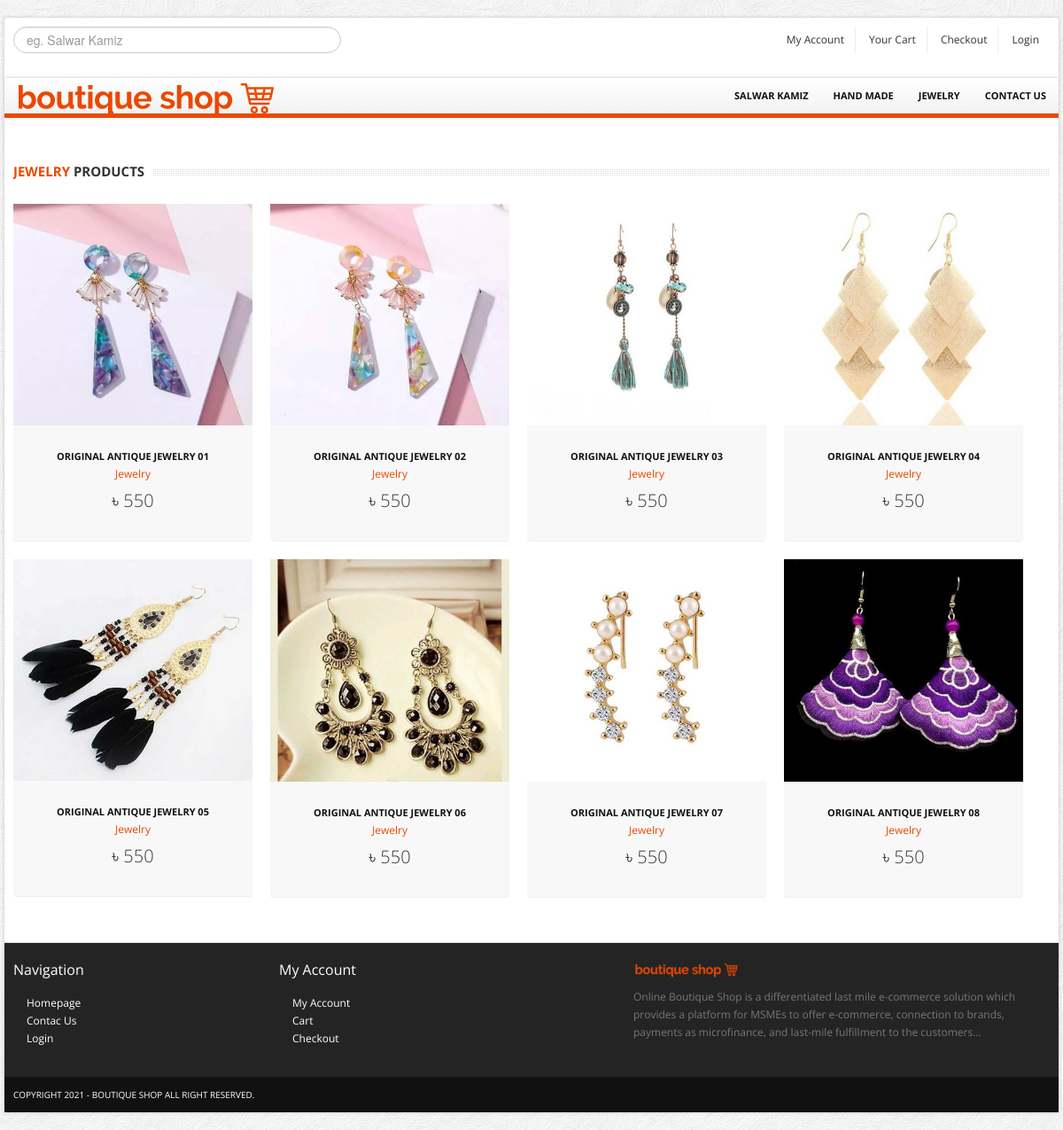
Screenshot of /jewelry.php with the database file from the repository.
### tables this page shows
CREATE TABLE `product` (
  `id` int(11) NOT NULL,
  `name` varchar(100) NOT NULL,
  `description` text NOT NULL,
  `price` varchar(10) NOT NULL,
  `category` varchar(20) NOT NULL,
  `photo` text NOT NULL
);

### jewelry.php (the view, shortened to what this page needs)
<?php
	include 'db.php';
    $query              = "SELECT * FROM product WHERE category='Jewelry'";
    $stmt               = $db->prepare($query);
    $result             = $stmt->execute();
?><!DOCTYPE html>
<html lang="en">
	<head>
		<link href="bootstrap/css/bootstrap.min.css" rel="stylesheet">
		<link href="bootstrap/css/bootstrap-responsive.min.css" rel="stylesheet">
		<link href="themes/css/bootstrappage.css" rel="stylesheet"/>
		<link href="themes/css/flexslider.css" rel="stylesheet"/>
		<link href="themes/css/main.css" rel="stylesheet"/>
	</head>
    <body>
		<div id="top-bar" class="container">
			<div class="row">
				<div class="span4" style="color: #000;">
					<form method="get" action="search.php">
						<input type="text" name="search" class="input-block-level search-query" Placeholder="eg. Salwar Kamiz">
					</form>
				</div>
				<div class="span8">
					<div class="account pull-right">
						<ul class="user-menu">
							<li><a href="profile.php">My Account</a></li>
							<li><a href="cart.php">Your Cart</a></li>
							<li><a href="checkout.php">Checkout</a></li>
							<li><a href="register.php">Login</a></li>
						</ul>
					</div>
				</div>
			</div>
		</div>
		<div id="wrapper" class="container">
			<section class="navbar main-menu">
				<div class="navbar-inner main-menu">
					<a href="index.php" class="logo pull-left"><img src="themes/images/logo.png" class="site_logo" alt=""></a>
					<nav id="menu" class="pull-right">
						<ul>
							<li><a href="salwar_kamiz.php">Salwar Kamiz</a></li>
							<li><a href="hand_made.php">Hand Made</a></li>
							<li><a href="jewelry.php">Jewelry</a></li>
							<li><a href="contact.php">Contact Us</a></li>
						</ul>
					</nav>
				</div>
			</section>
			<br><br>
			<section class="main-content">
				<div class="row">
					<div class="span12">
						<div class="row">
							<div class="span12">
								<h4 class="title">
									<span class="pull-left"><span class="text"><span class="line"><strong>Jewelry</strong> Products</span></span></span>
								</h4>
								<div class="myCarousel carousel slide">
									<div class="carousel-inner">
										<div class="active item">
											<ul class="thumbnails">									<?php while($row  = $stmt->fetch()){?>
												<li class="span3">
													<div class="product-box">
														<span class="sale_tag"></span>
														<p><a href="product_details.php?pid=<?php echo $row['id'];?>"><img src="admin/assets/product-image/<?php echo $row['photo'];?>" alt="" /></a></p>
														<a href="product_details.php?pid=<?php echo $row['id'];?>" class="title"><?php echo $row['name'];?></a><br/>
														<a href="product_details.php?pid=<?php echo $row['id'];?>" class="category"><?php echo $row['category'];?></a>
														<p class="price">৳ <?php echo $row['price'];?></p>
													</div>
												</li>
												<?php } ?>
											</ul>
										</div>
									</div>
								</div>
							</div>
						</div>
					</div>
				</div>
			</section>
			<section id="footer-bar">
				<div class="row">
					<div class="span3">
						<h4>Navigation</h4>
						<ul class="nav">
							<li><a href="index.php">Homepage</a></li>
							<li><a href="contact.php">Contac Us</a></li>
							<li><a href="register.php">Login</a></li>
						</ul>
					</div>
					<div class="span4">
						<h4>My Account</h4>
						<ul class="nav">
							<li><a href="profile.php">My Account</a></li>
							<li><a href="cart.php">Cart</a></li>
							<li><a href="checkout.php">Checkout</a></li>
						</ul>
					</div>
					<div class="span5">
						<p class="logo"><img src="themes/images/logo.png" class="site_logo" alt=""></p>
						<p>Online Boutique Shop is a differentiated last mile e-commerce solution which provides a platform for MSMEs to offer e-commerce, connection to brands, payments as microfinance, and last-mile fulfillment to the customers...</p>
						<br/>
					</div>
				</div>
			</section>
			<section id="copyright">
				<span>Copyright 2021 - Boutique Shop  All right reserved.</span>
			</section>
		</div>
    </body>
</html>

### themes/css/main.css (style rules this page uses)
body { font-size: 12px; font-family: 'Open Sans', arial, tahoma, sans-serif; background:url(../images/bg.png) repeat 0 0 fixed; }
label, input, button, select, textarea { font-size: 12px; }
ul li a,a { color:#333; outline:0; -webkit-transition: all 0.2s linear; -moz-transition: all 0.2s linear; -o-transition: all 0.2s linear; -ms-transition: all 0.2s linear; transition: all 0.2s linear; }
a { color:#eb4800; }
.myCarousel.carousel { margin-bottom:0; }
#wrapper,#top-bar { background: #fff; margin: 20px auto 20px auto; box-shadow: 0px 0px 4px 0px rgba(0, 0, 0, 0.2); -moz-box-shadow: 0px 0px 4px 0px rgba(0, 0, 0, 0.2); -webkit-box-shadow: 0px 0px 4px 0px rgba(0, 0, 0, 0.2); padding:0px 10px; }
section.homepage-slider, section.navbar, section.google_map, section#footer-bar, section#copyright { margin-left: -10px; margin-right: -10px; }
#top-bar { background-color:#fff; padding:10px; margin: 20px auto -22px auto; -webkit-border-radius: 4px; -moz-border-radius: 4px; border-radius: 4px; }
#top-bar .user-menu { margin: 0; padding: 0; list-style: none; }
#top-bar .user-menu li { display: inline-block; *display: inline; zoom: 1; border-right: 1px solid #eee; padding: 5px 12px; }
#top-bar .user-menu li:last-child { border-right:0; }
section#footer-bar, section#copyright { padding:10px 10px; }
section#footer-bar { margin-top:20px; padding-top:10px; background-color:#242424; border-top:1px solid #ddd; color:#777; }
section#footer-bar p.logo { margin-top:10px; width:120px; }
section#footer-bar a { text-indent:15px; color:#fff; }
section#footer-bar .nav a { background: url(../images/trigger_right.png) no-repeat 5px 7px; }
section#footer-bar h4 { padding: 0; font-size: 16px; color: #fff; font-weight:normal; margin: 10px 0 18px; }
section#copyright { background-color:#111111; color:#fff; font-size:10px; text-transform:uppercase; }
section.navbar { margin-bottom:0; }
.navbar-inner.main-menu { height: 40px; padding-left:10px; padding-right:0; border-right: 0; border-left: 0; border-top: 0; border-bottom:5px solid #eb4800; -webkit-border-radius: 0; -moz-border-radius: 0; border-radius: 0; filter: none; }
.navbar-inner.main-menu a.logo { position:absolute; }
#menu > ul { display: block; margin-left:0; }
#menu > ul > li { list-style: none; float: left; position: relative; margin-right: 0px; }
#menu > ul > li > a { font-size: 11px; color: #111; display: block; text-transform: uppercase; font-weight: bold; text-align: center; padding: 10px 14px; }
.product-box { text-align:center; padding-bottom:15px; position: relative; background-color:#f8f8f8; border-radius: 4px; -moz-border-radius: 4px; -webkit-border-radius: 4px; border-bottom:1px solid #eee; }
.product-box span.sale_tag { background: url(../images/sprites.png) no-repeat scroll 0 0 transparent; height: 54px; position: absolute; width: 55px; z-index: 100; top:0; left:0; }
.product-box img { overflow:hidden; }
.product-box a.title { text-transform:uppercase; color:#111111; display:inline-block; font-weight:bold; font-size:11px; margin:15px 0 0px 0; }
.product-box a.category { color:#eb4800; }
.product-box p.price { font-size:20px; font-weight:300; padding:10px 0; }
h4.title { background: url(../images/line_bar.png) 0 8px repeat-x; padding-bottom:5px; margin-bottom:15px; overflow:hidden; text-transform:uppercase; font-size:15px; min-height:27px; width:100%; }
h4.title strong { color:#eb4800; }
h4.title span.text { background-color:#fff; padding-right:10px; }
._toggleMenu a { color:#fff; text-indent:10px; padding:5px 0; display:block; width:100%; }
._toggleMenu ul > li { text-transform:uppercase; }

### rows the page displays
product: photo (picture), name "ORIGINAL ANTIQUE JEWELRY 01", category "Jewelry", price "550"
product: photo (picture), name "ORIGINAL ANTIQUE JEWELRY 02", category "Jewelry", price "550"
product: photo (picture), name "ORIGINAL ANTIQUE JEWELRY 03", category "Jewelry", price "550"
product: photo (picture), name "ORIGINAL ANTIQUE JEWELRY 04", category "Jewelry", price "550"
product: photo (picture), name "ORIGINAL ANTIQUE JEWELRY 05", category "Jewelry", price "550"
product: photo (picture), name "ORIGINAL ANTIQUE JEWELRY 06", category "Jewelry", price "550"
product: photo (picture), name "ORIGINAL ANTIQUE JEWELRY 07", category "Jewelry", price "550"
product: photo (picture), name "ORIGINAL ANTIQUE JEWELRY 08", category "Jewelry", price "550"
